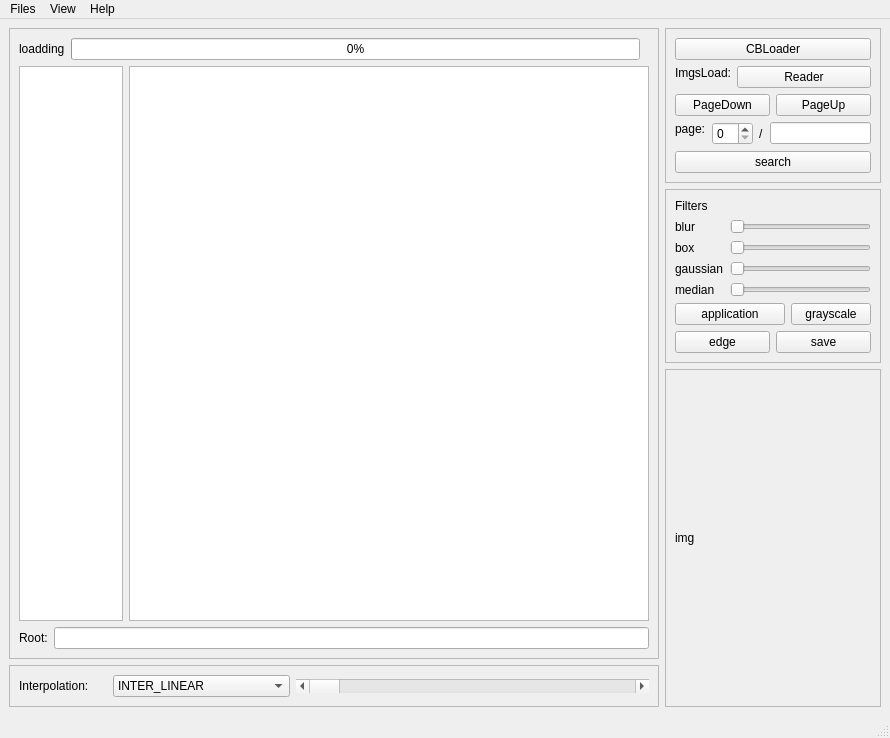
<?xml version="1.0" encoding="UTF-8"?>
<ui version="4.0">
 <class>MainWindow</class>
 <widget class="QMainWindow" name="MainWindow">
  <property name="geometry">
   <rect>
    <x>0</x>
    <y>0</y>
    <width>890</width>
    <height>738</height>
   </rect>
  </property>
  <property name="windowTitle">
   <string>MainWindow</string>
  </property>
  <widget class="QWidget" name="centralwidget">
   <layout class="QHBoxLayout" name="horizontalLayout_15">
    <item>
     <layout class="QHBoxLayout" name="horizontalLayout_14" stretch="3,1">
      <item>
       <layout class="QVBoxLayout" name="verticalLayout_8">
        <item>
         <widget class="QFrame" name="frame_2">
          <property name="frameShape">
           <enum>QFrame::StyledPanel</enum>
          </property>
          <property name="frameShadow">
           <enum>QFrame::Raised</enum>
          </property>
          <layout class="QHBoxLayout" name="horizontalLayout_12">
           <item>
            <layout class="QVBoxLayout" name="verticalLayout_6">
             <item>
              <layout class="QVBoxLayout" name="verticalLayout_5" stretch="1,5">
               <item>
                <layout class="QHBoxLayout" name="horizontalLayout_4">
                 <property name="rightMargin">
                  <number>9</number>
                 </property>
                 <item>
                  <widget class="QLabel" name="dataLoadding">
                   <property name="sizePolicy">
                    <sizepolicy hsizetype="Fixed" vsizetype="Fixed">
                     <horstretch>0</horstretch>
                     <verstretch>0</verstretch>
                    </sizepolicy>
                   </property>
                   <property name="text">
                    <string>loadding</string>
                   </property>
                  </widget>
                 </item>
                 <item>
                  <widget class="QProgressBar" name="progressBarLoader">
                   <property name="sizePolicy">
                    <sizepolicy hsizetype="Preferred" vsizetype="Fixed">
                     <horstretch>0</horstretch>
                     <verstretch>0</verstretch>
                    </sizepolicy>
                   </property>
                   <property name="value">
                    <number>0</number>
                   </property>
                  </widget>
                 </item>
                </layout>
               </item>
               <item>
                <layout class="QHBoxLayout" name="horizontalLayout_3" stretch="1,5">
                 <item>
                  <widget class="QListView" name="listViewForContent"/>
                 </item>
                 <item>
                  <widget class="QListWidget" name="listWidgetImgs">
                   <property name="sizePolicy">
                    <sizepolicy hsizetype="Expanding" vsizetype="Preferred">
                     <horstretch>0</horstretch>
                     <verstretch>0</verstretch>
                    </sizepolicy>
                   </property>
                   <property name="maximumSize">
                    <size>
                     <width>16777215</width>
                     <height>16777215</height>
                    </size>
                   </property>
                   <property name="resizeMode">
                    <enum>QListView::Adjust</enum>
                   </property>
                   <property name="batchSize">
                    <number>100</number>
                   </property>
                  </widget>
                 </item>
                </layout>
               </item>
              </layout>
             </item>
             <item>
              <layout class="QHBoxLayout" name="horizontalLayout" stretch="1,10">
               <property name="sizeConstraint">
                <enum>QLayout::SetDefaultConstraint</enum>
               </property>
               <item>
                <widget class="QLabel" name="root">
                 <property name="sizePolicy">
                  <sizepolicy hsizetype="Fixed" vsizetype="Fixed">
                   <horstretch>0</horstretch>
                   <verstretch>0</verstretch>
                  </sizepolicy>
                 </property>
                 <property name="text">
                  <string>Root:</string>
                 </property>
                </widget>
               </item>
               <item>
                <widget class="QLineEdit" name="lineEditRoot">
                 <property name="sizePolicy">
                  <sizepolicy hsizetype="Expanding" vsizetype="Fixed">
                   <horstretch>0</horstretch>
                   <verstretch>0</verstretch>
                  </sizepolicy>
                 </property>
                </widget>
               </item>
              </layout>
             </item>
            </layout>
           </item>
          </layout>
         </widget>
        </item>
        <item>
         <widget class="QFrame" name="frame_zoom">
          <property name="frameShape">
           <enum>QFrame::StyledPanel</enum>
          </property>
          <property name="frameShadow">
           <enum>QFrame::Raised</enum>
          </property>
          <property name="midLineWidth">
           <number>1</number>
          </property>
          <layout class="QHBoxLayout" name="horizontalLayout_11">
           <item>
            <layout class="QHBoxLayout" name="horizontalLayout_10" stretch="1,2,4">
             <item>
              <widget class="QLabel" name="label_3">
               <property name="text">
                <string>Interpolation:</string>
               </property>
              </widget>
             </item>
             <item>
              <widget class="QComboBox" name="comboBox_inter_methods">
               <item>
                <property name="text">
                 <string>INTER_LINEAR</string>
                </property>
               </item>
               <item>
                <property name="text">
                 <string>INTER_NEAREST</string>
                </property>
               </item>
               <item>
                <property name="text">
                 <string>INTER_CUBIC</string>
                </property>
               </item>
              </widget>
             </item>
             <item>
              <widget class="QScrollBar" name="horizontalScrollBar_for_zoom">
               <property name="toolTip">
                <string>&lt;html&gt;&lt;head/&gt;&lt;body&gt;&lt;pre style=&quot;-qt-paragraph-type:empty; margin-top:0px; margin-bottom:0px; margin-left:0px; margin-right:0px; -qt-block-indent:0; text-indent:0px; font-family:'monospace';&quot;&gt;&lt;br/&gt;&lt;/pre&gt;&lt;/body&gt;&lt;/html&gt;</string>
               </property>
               <property name="orientation">
                <enum>Qt::Horizontal</enum>
               </property>
              </widget>
             </item>
            </layout>
           </item>
          </layout>
         </widget>
        </item>
       </layout>
      </item>
      <item>
       <layout class="QVBoxLayout" name="verticalLayout_9">
        <item>
         <widget class="QFrame" name="frame_3">
          <property name="frameShape">
           <enum>QFrame::StyledPanel</enum>
          </property>
          <property name="frameShadow">
           <enum>QFrame::Raised</enum>
          </property>
          <layout class="QHBoxLayout" name="horizontalLayout_13">
           <item>
            <layout class="QVBoxLayout" name="verticalLayout_7">
             <item>
              <widget class="QPushButton" name="loadComicBook">
               <property name="sizePolicy">
                <sizepolicy hsizetype="Expanding" vsizetype="Fixed">
                 <horstretch>0</horstretch>
                 <verstretch>0</verstretch>
                </sizepolicy>
               </property>
               <property name="text">
                <string>CBLoader</string>
               </property>
              </widget>
             </item>
             <item>
              <layout class="QFormLayout" name="formLayout_3">
               <item row="0" column="0">
                <widget class="QLabel" name="label">
                 <property name="sizePolicy">
                  <sizepolicy hsizetype="Expanding" vsizetype="Fixed">
                   <horstretch>0</horstretch>
                   <verstretch>0</verstretch>
                  </sizepolicy>
                 </property>
                 <property name="text">
                  <string>ImgsLoad:</string>
                 </property>
                </widget>
               </item>
               <item row="0" column="1">
                <widget class="QPushButton" name="pushButtonImgReader">
                 <property name="sizePolicy">
                  <sizepolicy hsizetype="Expanding" vsizetype="Fixed">
                   <horstretch>0</horstretch>
                   <verstretch>0</verstretch>
                  </sizepolicy>
                 </property>
                 <property name="text">
                  <string>Reader</string>
                 </property>
                </widget>
               </item>
              </layout>
             </item>
             <item>
              <layout class="QHBoxLayout" name="horizontalLayout_2">
               <item>
                <widget class="QPushButton" name="pushButton_page_next">
                 <property name="sizePolicy">
                  <sizepolicy hsizetype="Preferred" vsizetype="Fixed">
                   <horstretch>0</horstretch>
                   <verstretch>0</verstretch>
                  </sizepolicy>
                 </property>
                 <property name="text">
                  <string>PageDown</string>
                 </property>
                </widget>
               </item>
               <item>
                <widget class="QPushButton" name="pushButton_page_prev">
                 <property name="sizePolicy">
                  <sizepolicy hsizetype="Preferred" vsizetype="Fixed">
                   <horstretch>0</horstretch>
                   <verstretch>0</verstretch>
                  </sizepolicy>
                 </property>
                 <property name="text">
                  <string>PageUp</string>
                 </property>
                </widget>
               </item>
              </layout>
             </item>
             <item>
              <layout class="QVBoxLayout" name="verticalLayout">
               <item>
                <layout class="QHBoxLayout" name="horizontalLayout_9">
                 <item>
                  <layout class="QFormLayout" name="formLayout_2">
                   <item row="0" column="0">
                    <widget class="QLabel" name="page">
                     <property name="sizePolicy">
                      <sizepolicy hsizetype="Preferred" vsizetype="Fixed">
                       <horstretch>0</horstretch>
                       <verstretch>0</verstretch>
                      </sizepolicy>
                     </property>
                     <property name="text">
                      <string>page:</string>
                     </property>
                    </widget>
                   </item>
                   <item row="0" column="1">
                    <widget class="QSpinBox" name="spinBox_page">
                     <property name="displayIntegerBase">
                      <number>10</number>
                     </property>
                    </widget>
                   </item>
                  </layout>
                 </item>
                 <item>
                  <widget class="QLabel" name="label_2">
                   <property name="text">
                    <string>/</string>
                   </property>
                  </widget>
                 </item>
                 <item>
                  <widget class="QLineEdit" name="page_number"/>
                 </item>
                </layout>
               </item>
               <item>
                <widget class="QPushButton" name="bt_page_search">
                 <property name="text">
                  <string>search</string>
                 </property>
                </widget>
               </item>
              </layout>
             </item>
            </layout>
           </item>
          </layout>
         </widget>
        </item>
        <item>
         <widget class="QFrame" name="frame_filter">
          <property name="frameShape">
           <enum>QFrame::StyledPanel</enum>
          </property>
          <property name="frameShadow">
           <enum>QFrame::Raised</enum>
          </property>
          <layout class="QHBoxLayout" name="horizontalLayout_7">
           <item>
            <layout class="QVBoxLayout" name="verticalLayout_4">
             <item>
              <layout class="QVBoxLayout" name="verticalLayout_2">
               <item>
                <widget class="QLabel" name="label_6">
                 <property name="sizePolicy">
                  <sizepolicy hsizetype="Expanding" vsizetype="Fixed">
                   <horstretch>0</horstretch>
                   <verstretch>0</verstretch>
                  </sizepolicy>
                 </property>
                 <property name="text">
                  <string>Filters</string>
                 </property>
                </widget>
               </item>
               <item>
                <layout class="QFormLayout" name="formLayout">
                 <item row="0" column="0">
                  <widget class="QLabel" name="blur">
                   <property name="text">
                    <string>blur</string>
                   </property>
                  </widget>
                 </item>
                 <item row="0" column="1">
                  <widget class="QSlider" name="horizontalSlider_blur">
                   <property name="orientation">
                    <enum>Qt::Horizontal</enum>
                   </property>
                  </widget>
                 </item>
                 <item row="1" column="0">
                  <widget class="QLabel" name="box">
                   <property name="text">
                    <string>box</string>
                   </property>
                  </widget>
                 </item>
                 <item row="1" column="1">
                  <widget class="QSlider" name="horizontalSlider_box">
                   <property name="orientation">
                    <enum>Qt::Horizontal</enum>
                   </property>
                  </widget>
                 </item>
                 <item row="2" column="0">
                  <widget class="QLabel" name="gaussian">
                   <property name="text">
                    <string>gaussian</string>
                   </property>
                  </widget>
                 </item>
                 <item row="3" column="0">
                  <widget class="QLabel" name="median">
                   <property name="text">
                    <string>median</string>
                   </property>
                  </widget>
                 </item>
                 <item row="3" column="1">
                  <widget class="QSlider" name="horizontalSlider_gaussian">
                   <property name="orientation">
                    <enum>Qt::Horizontal</enum>
                   </property>
                  </widget>
                 </item>
                 <item row="2" column="1">
                  <widget class="QSlider" name="horizontalSlider_median">
                   <property name="orientation">
                    <enum>Qt::Horizontal</enum>
                   </property>
                  </widget>
                 </item>
                </layout>
               </item>
              </layout>
             </item>
             <item>
              <layout class="QVBoxLayout" name="verticalLayout_3">
               <item>
                <layout class="QHBoxLayout" name="horizontalLayout_5">
                 <item>
                  <widget class="QPushButton" name="btn_application">
                   <property name="sizePolicy">
                    <sizepolicy hsizetype="Expanding" vsizetype="Fixed">
                     <horstretch>0</horstretch>
                     <verstretch>0</verstretch>
                    </sizepolicy>
                   </property>
                   <property name="text">
                    <string>application</string>
                   </property>
                  </widget>
                 </item>
                 <item>
                  <widget class="QPushButton" name="bt_grayscale">
                   <property name="text">
                    <string>grayscale</string>
                   </property>
                  </widget>
                 </item>
                </layout>
               </item>
               <item>
                <layout class="QHBoxLayout" name="horizontalLayout_6">
                 <item>
                  <widget class="QPushButton" name="bt_edgeDetection">
                   <property name="text">
                    <string>edge</string>
                   </property>
                  </widget>
                 </item>
                 <item>
                  <widget class="QPushButton" name="bt_save_changement">
                   <property name="text">
                    <string>save</string>
                   </property>
                  </widget>
                 </item>
                </layout>
               </item>
              </layout>
             </item>
            </layout>
           </item>
          </layout>
         </widget>
        </item>
        <item>
         <widget class="QFrame" name="frame_label_display">
          <property name="frameShape">
           <enum>QFrame::StyledPanel</enum>
          </property>
          <property name="frameShadow">
           <enum>QFrame::Raised</enum>
          </property>
          <layout class="QHBoxLayout" name="horizontalLayout_8">
           <item>
            <widget class="QLabel" name="label_img">
             <property name="sizePolicy">
              <sizepolicy hsizetype="Expanding" vsizetype="Expanding">
               <horstretch>0</horstretch>
               <verstretch>0</verstretch>
              </sizepolicy>
             </property>
             <property name="text">
              <string>img</string>
             </property>
            </widget>
           </item>
          </layout>
         </widget>
        </item>
       </layout>
      </item>
     </layout>
    </item>
   </layout>
  </widget>
  <widget class="QMenuBar" name="menubar">
   <property name="geometry">
    <rect>
     <x>0</x>
     <y>0</y>
     <width>890</width>
     <height>22</height>
    </rect>
   </property>
   <widget class="QMenu" name="menuFiles">
    <property name="title">
     <string>Files</string>
    </property>
    <addaction name="separator"/>
    <addaction name="separator"/>
    <addaction name="actionOpenFiles"/>
    <addaction name="separator"/>
    <addaction name="actionsave_pdf"/>
   </widget>
   <widget class="QMenu" name="menuSet">
    <property name="title">
     <string>View</string>
    </property>
   </widget>
   <widget class="QMenu" name="menuHelp">
    <property name="title">
     <string>Help</string>
    </property>
   </widget>
   <addaction name="menuFiles"/>
   <addaction name="menuSet"/>
   <addaction name="menuHelp"/>
  </widget>
  <widget class="QStatusBar" name="statusbar"/>
  <action name="actionOpenFiles">
   <property name="text">
    <string>Open</string>
   </property>
  </action>
  <action name="actionsave_pdf">
   <property name="text">
    <string>save(pdf)</string>
   </property>
  </action>
 </widget>
 <resources/>
 <connections/>
</ui>
